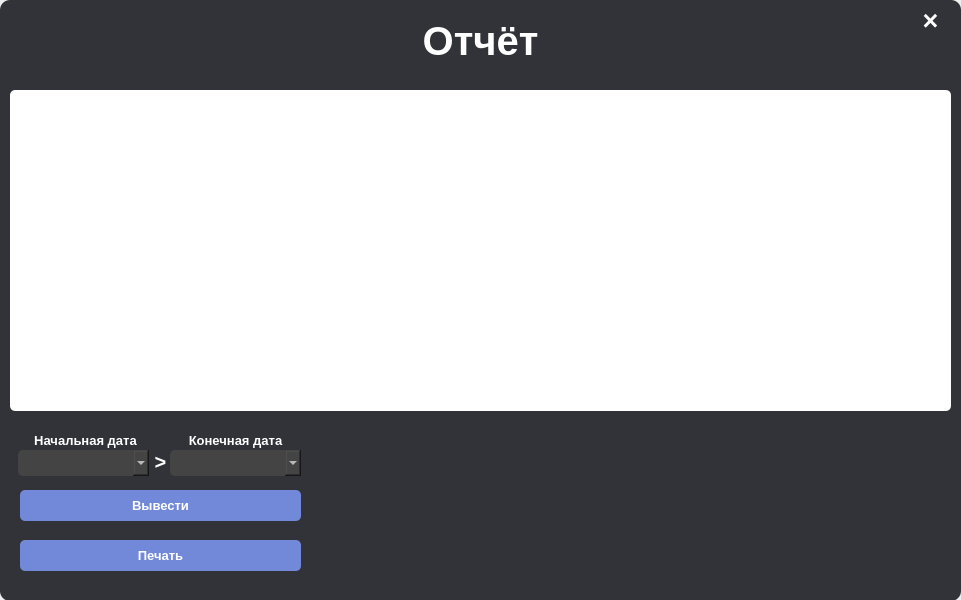
<?xml version="1.0" encoding="UTF-8"?>
<ui version="4.0">
 <class>MainWindow</class>
 <widget class="QMainWindow" name="MainWindow">
  <property name="geometry">
   <rect>
    <x>0</x>
    <y>0</y>
    <width>961</width>
    <height>600</height>
   </rect>
  </property>
  <property name="windowTitle">
   <string>MainWindow</string>
  </property>
  <property name="styleSheet">
   <string notr="true"/>
  </property>
  <widget class="QWidget" name="centralwidget">
   <widget class="QLabel" name="label">
    <property name="geometry">
     <rect>
      <x>240</x>
      <y>20</y>
      <width>481</width>
      <height>41</height>
     </rect>
    </property>
    <property name="font">
     <font>
      <pointsize>30</pointsize>
      <weight>75</weight>
      <bold>true</bold>
     </font>
    </property>
    <property name="styleSheet">
     <string notr="true">color: rgb(255, 255, 255);</string>
    </property>
    <property name="text">
     <string>Отчёт</string>
    </property>
    <property name="alignment">
     <set>Qt::AlignCenter</set>
    </property>
   </widget>
   <widget class="QTableView" name="tableView">
    <property name="geometry">
     <rect>
      <x>10</x>
      <y>90</y>
      <width>941</width>
      <height>321</height>
     </rect>
    </property>
    <property name="styleSheet">
     <string notr="true">QTableView{
	background-color: 	#FFFFFF;
	border: 2px outset 	#23272A;
	border-radius: 5px;
	color: rgb(0, 0, 0);
	selection-background-color: rgb(114, 137, 218);
}
</string>
    </property>
   </widget>
   <widget class="QComboBox" name="start_date">
    <property name="geometry">
     <rect>
      <x>18</x>
      <y>450</y>
      <width>131</width>
      <height>26</height>
     </rect>
    </property>
    <property name="cursor">
     <cursorShape>PointingHandCursor</cursorShape>
    </property>
    <property name="styleSheet">
     <string notr="true">QComboBox{
	border-radius: 5px;
	
	color: rgb(255, 255, 255);
	background-color: rgb(68, 68, 68);
}
QComboBox::off{
	color: rgb(255, 255, 255);
	
	background-color: rgb(114, 137, 218);
}
QComboBox::on{
	color: rgb(255, 255, 255);
	
	background-color: rgb(114, 137, 218);
}
QComboBox QListView{
	
	background-color: rgb(68, 68, 68);
}</string>
    </property>
   </widget>
   <widget class="QComboBox" name="end_date">
    <property name="geometry">
     <rect>
      <x>170</x>
      <y>450</y>
      <width>131</width>
      <height>26</height>
     </rect>
    </property>
    <property name="cursor">
     <cursorShape>PointingHandCursor</cursorShape>
    </property>
    <property name="styleSheet">
     <string notr="true">QComboBox{
	border-radius: 5px;
	
	color: rgb(255, 255, 255);
	background-color: rgb(68, 68, 68);
}
QComboBox::off{
	color: rgb(255, 255, 255);
	
	background-color: rgb(114, 137, 218);
}
QComboBox::on{
	color: rgb(255, 255, 255);
	
	background-color: rgb(114, 137, 218);
}
QComboBox QListView{
	
	background-color: rgb(68, 68, 68);
}</string>
    </property>
   </widget>
   <widget class="QLabel" name="label_2">
    <property name="geometry">
     <rect>
      <x>150</x>
      <y>454</y>
      <width>21</width>
      <height>16</height>
     </rect>
    </property>
    <property name="font">
     <font>
      <pointsize>15</pointsize>
      <weight>75</weight>
      <bold>true</bold>
     </font>
    </property>
    <property name="styleSheet">
     <string notr="true">color: rgb(255, 255, 255);</string>
    </property>
    <property name="text">
     <string>&gt;</string>
    </property>
    <property name="alignment">
     <set>Qt::AlignCenter</set>
    </property>
   </widget>
   <widget class="QLabel" name="label_3">
    <property name="geometry">
     <rect>
      <x>20</x>
      <y>430</y>
      <width>131</width>
      <height>20</height>
     </rect>
    </property>
    <property name="font">
     <font>
      <pointsize>10</pointsize>
      <weight>75</weight>
      <bold>true</bold>
     </font>
    </property>
    <property name="styleSheet">
     <string notr="true">color: rgb(255, 255, 255);</string>
    </property>
    <property name="text">
     <string>Начальная дата</string>
    </property>
    <property name="alignment">
     <set>Qt::AlignCenter</set>
    </property>
   </widget>
   <widget class="QLabel" name="label_4">
    <property name="geometry">
     <rect>
      <x>170</x>
      <y>430</y>
      <width>131</width>
      <height>20</height>
     </rect>
    </property>
    <property name="font">
     <font>
      <pointsize>10</pointsize>
      <weight>75</weight>
      <bold>true</bold>
     </font>
    </property>
    <property name="styleSheet">
     <string notr="true">color: rgb(255, 255, 255);</string>
    </property>
    <property name="text">
     <string>Конечная дата</string>
    </property>
    <property name="alignment">
     <set>Qt::AlignCenter</set>
    </property>
   </widget>
   <widget class="QPushButton" name="view_table">
    <property name="geometry">
     <rect>
      <x>20</x>
      <y>490</y>
      <width>281</width>
      <height>31</height>
     </rect>
    </property>
    <property name="font">
     <font>
      <pointsize>10</pointsize>
      <weight>75</weight>
      <bold>true</bold>
     </font>
    </property>
    <property name="cursor">
     <cursorShape>PointingHandCursor</cursorShape>
    </property>
    <property name="styleSheet">
     <string notr="true">QPushButton{
	border-radius: 5px;
	background-color: #7289DA;
	border: none;
	color: white;
}
QPushButton::hover{

	background-color: rgb(151, 168, 226);
}</string>
    </property>
    <property name="text">
     <string>Вывести</string>
    </property>
   </widget>
   <widget class="QPushButton" name="start_printer">
    <property name="geometry">
     <rect>
      <x>20</x>
      <y>540</y>
      <width>281</width>
      <height>31</height>
     </rect>
    </property>
    <property name="font">
     <font>
      <pointsize>10</pointsize>
      <weight>75</weight>
      <bold>true</bold>
     </font>
    </property>
    <property name="cursor">
     <cursorShape>PointingHandCursor</cursorShape>
    </property>
    <property name="styleSheet">
     <string notr="true">QPushButton{
	border-radius: 5px;
	background-color: #7289DA;
	border: none;
	color: white;
}
QPushButton::hover{

	background-color: rgb(151, 168, 226);
}</string>
    </property>
    <property name="text">
     <string>Печать</string>
    </property>
   </widget>
   <widget class="QLabel" name="label_5">
    <property name="geometry">
     <rect>
      <x>420</x>
      <y>410</y>
      <width>471</width>
      <height>181</height>
     </rect>
    </property>
    <property name="styleSheet">
     <string notr="true">image: url(images/sleep);</string>
    </property>
    <property name="text">
     <string/>
    </property>
   </widget>
   <widget class="QPushButton" name="exit">
    <property name="geometry">
     <rect>
      <x>920</x>
      <y>10</y>
      <width>21</width>
      <height>20</height>
     </rect>
    </property>
    <property name="font">
     <font>
      <pointsize>20</pointsize>
      <weight>75</weight>
      <bold>true</bold>
     </font>
    </property>
    <property name="cursor">
     <cursorShape>PointingHandCursor</cursorShape>
    </property>
    <property name="styleSheet">
     <string notr="true">QPushButton{
	background-color: rgba(191, 64, 64, 0);
	color: rgb(255, 255, 255);
	border: none;
}</string>
    </property>
    <property name="text">
     <string>×</string>
    </property>
   </widget>
   <widget class="QLabel" name="label_6">
    <property name="geometry">
     <rect>
      <x>0</x>
      <y>0</y>
      <width>961</width>
      <height>601</height>
     </rect>
    </property>
    <property name="styleSheet">
     <string notr="true">color: rgb(255, 255, 255);
background-color: 	#323339;
border-radius: 10px;</string>
    </property>
    <property name="text">
     <string/>
    </property>
   </widget>
   <zorder>label_6</zorder>
   <zorder>label</zorder>
   <zorder>tableView</zorder>
   <zorder>start_date</zorder>
   <zorder>end_date</zorder>
   <zorder>label_2</zorder>
   <zorder>label_3</zorder>
   <zorder>label_4</zorder>
   <zorder>view_table</zorder>
   <zorder>start_printer</zorder>
   <zorder>label_5</zorder>
   <zorder>exit</zorder>
  </widget>
 </widget>
 <resources/>
 <connections/>
</ui>
